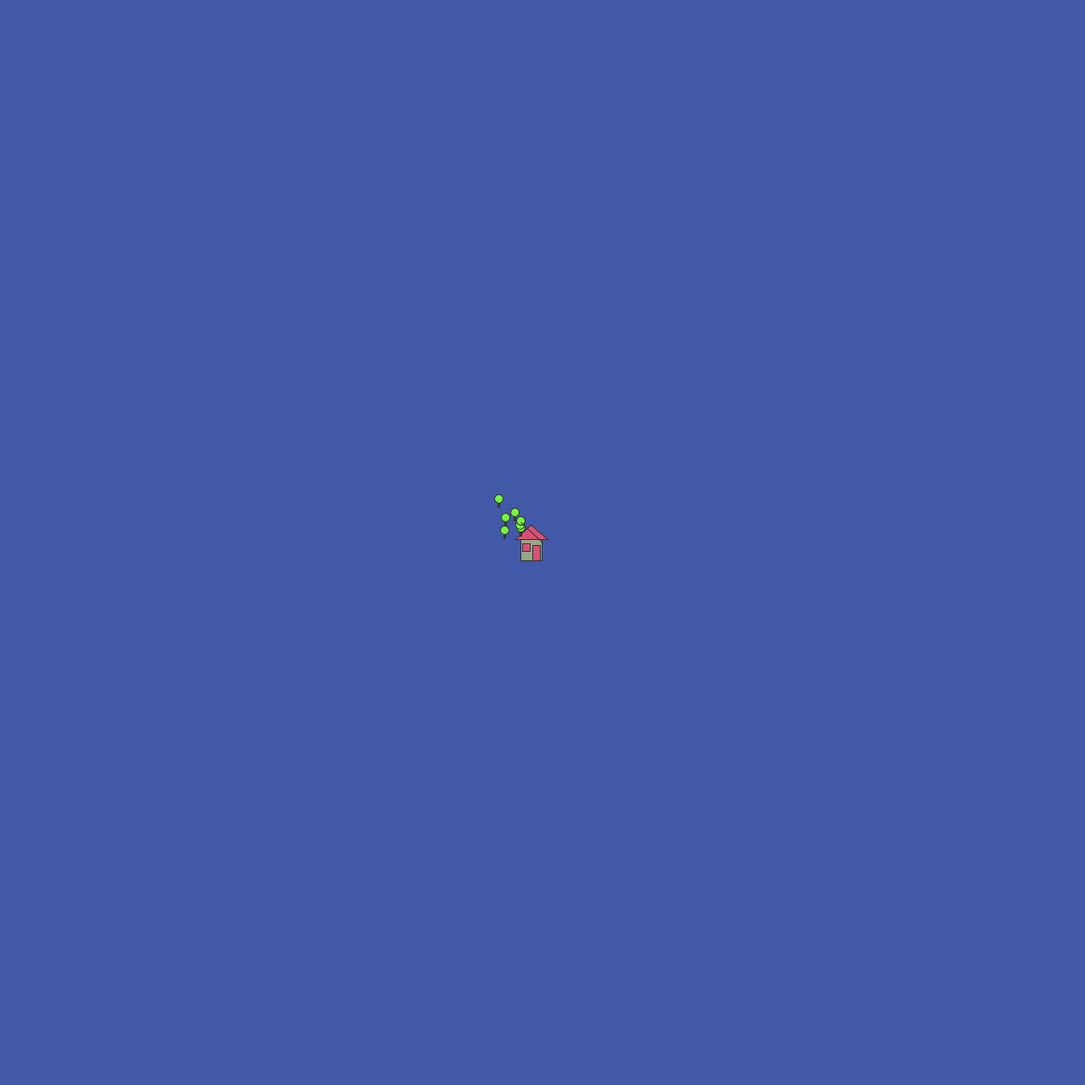
Frame 1 (no input)
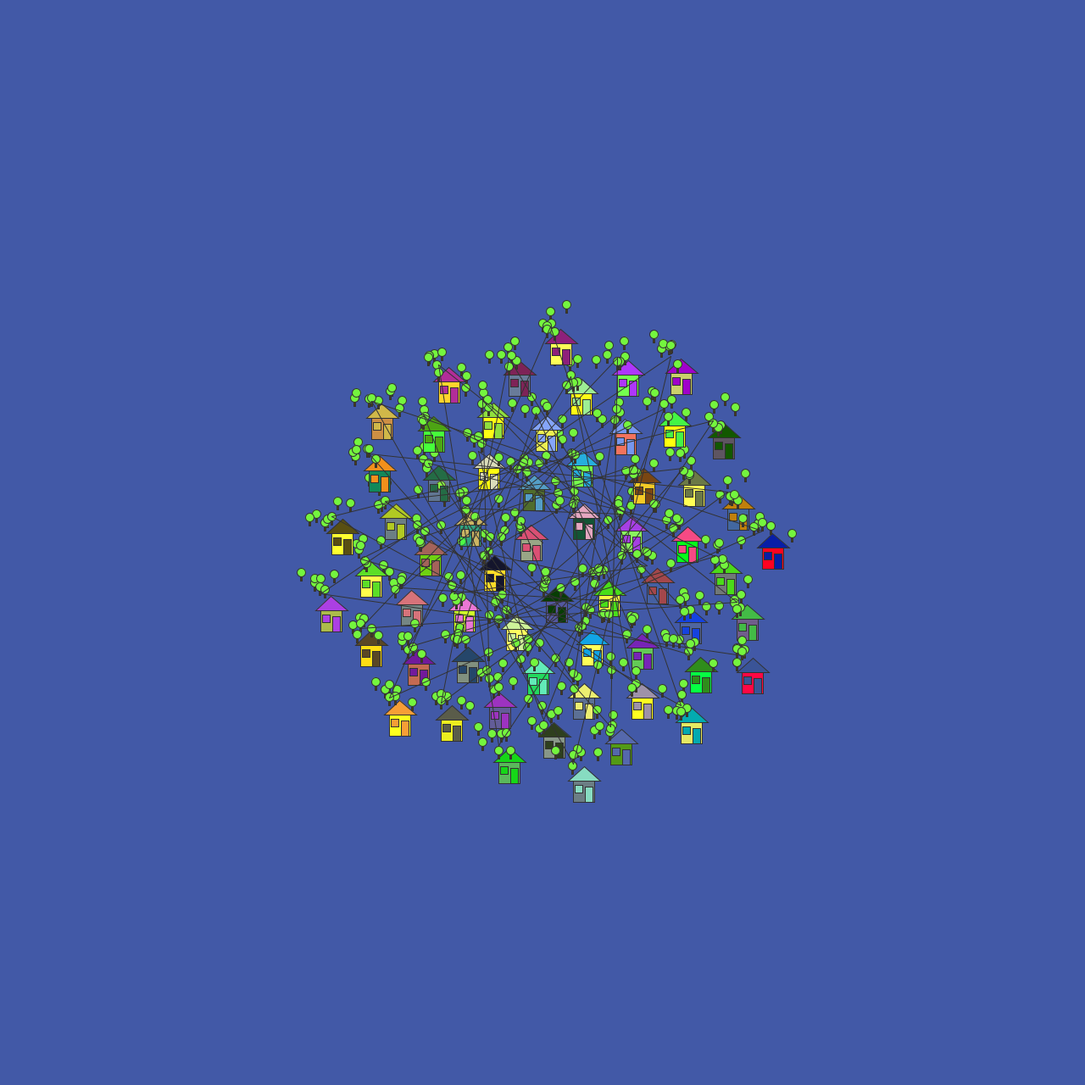
Frame 60 (the mouse pressed at the canvas centre just before this capture)
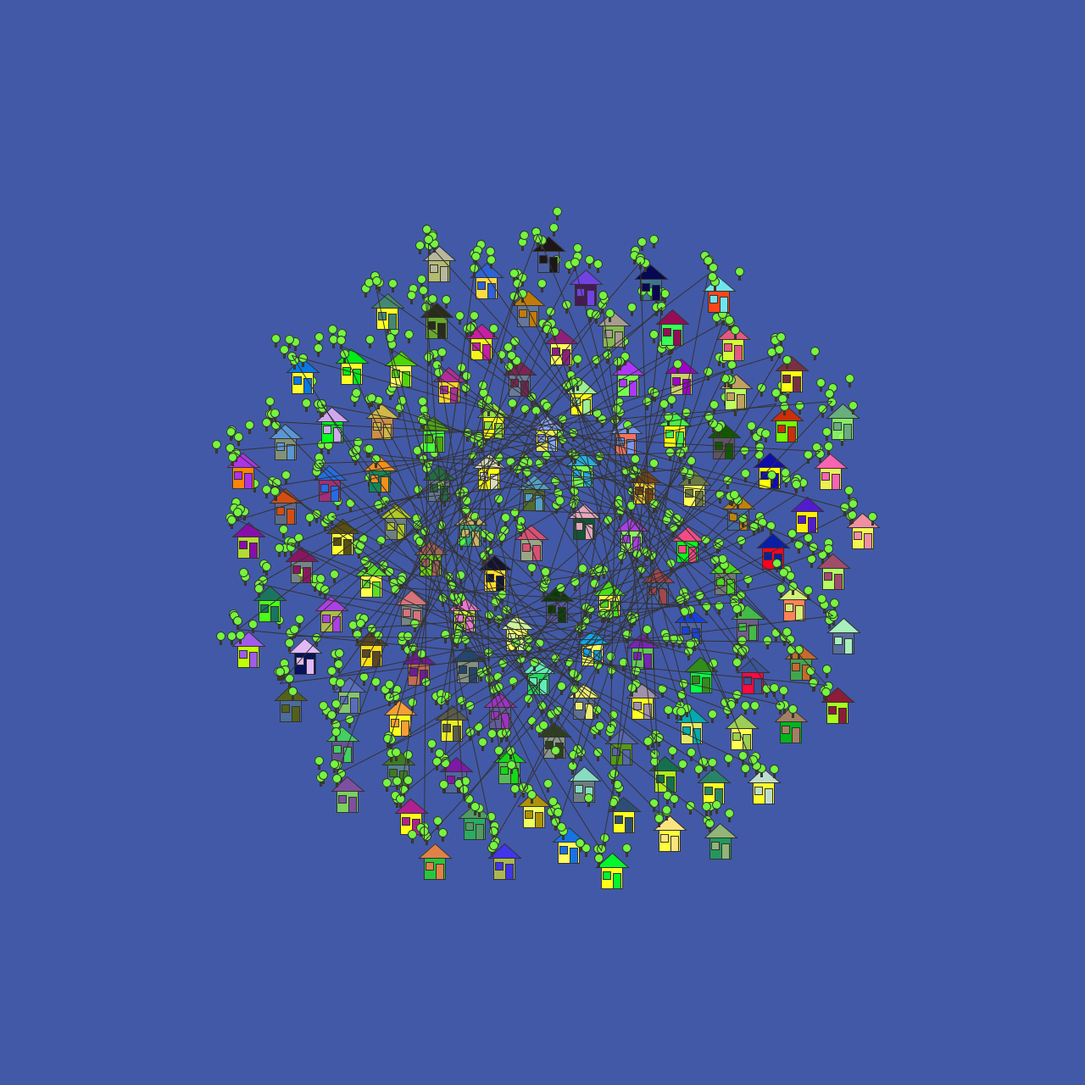
Frame 120 (the mouse held since frame 60 and released just before this capture)

The Processing sketch that drew these frames (run headless with seeded random() and noise(); from frame 60 on, the mouse is pressed at the canvas centre):

// Processing sketch: processing_12908
// ── processing_12908.pde

float number = 1;

float[] fibs= new float [1];
 
float px,py,r,degree;
float[] xpos = new float[0];
float[] ypos = new float[0];
 
float spacing = 20;

float weight;

float guldenSnede = ((sqrt(5) - 1 ) / 2);
 
float lastX, lastY;
float treex1, treey1;
float treex2, treey2;
float treex3, treey3;
float treex4, treey4;
float treex5, treey5;
float treex6, treey6;
float treex7, treey7;

void setup()
{
  size(1280, 1280);
  background(66,89,167);
  smooth();
  stroke(50);
  frameRate(10);
  px = width/2;
  py = height/2;
}
 
void draw(){
    lastX = px;
    lastY = py;
    degree = (frameCount * guldenSnede) * 360;
    r = sqrt(frameCount)*70;
    calculatePoint(width/2, height/2, r, (degree % 360));
    fill (random(500), random(1000), random(100), random (500));


    rect (px,py+20,25,25);// house
     fill (random(0,255), random(0,255), random(0,255));
    triangle (px+12.5,py+3,px-6,py+20,px+32,py+20);// roof
    rect (px+2,py+25,9,9); //window
    rect (px+14,py+27,9,18);//doors
    point(px,py);
    //line(lastX, lastY, px,py);
    weight += 0.01;

    
    treex1 = random(-20,5);
    treex2 = random(-5,10);
    treex3 = random(-30,20);
    treex4 = random(-30,30);
    treex5 = random(-20,40);
    treex6 = random(-5,5);
    treex6 = random(-10,10);

    treey1 = random(-10,25);
    treey2 = random (-10,25);
    treey3 = random (-10,30);
    treey4 = random (-10,30);
    treey5 = random (-10,20);
   treey6 = random (-10,20);
   treey7 = random (-10,20);
   fill (72,60,28);
    rect(px+treex1-1, py-treey1+2 , 2, 8);
    rect(px+treex2-1, py-treey2+2, 2, 8);
    rect(px+treex3-1, py-treey3+2, 2, 8);
    rect(px+treex4-1, py-treey4+2, 2, 8) ;
    rect(px+treex5-1, py-treey5+2, 2, 8);
    rect(px+treex6-1, py-treey6+2, 2, 8);
    rect(px+treex7-1, py-treey7+2, 2, 8);
    fill (116,245,62);
    ellipse(px+treex1, py-treey1 , 10, 10);
    ellipse(px+treex2, py-treey2, 10, 10);
    ellipse(px+treex3, py-treey3, 10, 10);
    ellipse(px+treex4, py-treey4, 10, 10) ;
    ellipse(px+treex5, py-treey5, 10, 10);
    ellipse(px+treex6, py-treey6, 10, 10);
    ellipse(px+treex7, py-treey7, 10, 10);
      line (lastX,lastY,px,py);

    if (px>= width){
      loop();
    }
    if (py>= height){
      exit();
    }
}
void mouseClicked () {
  background(66,89,167);

}


void calculatePoint(float x, float y, float r, float graden){
  px = x + cos(radians(graden))*(r/2);
  py = y + sin(radians(graden))*(r/2);
} 
 
